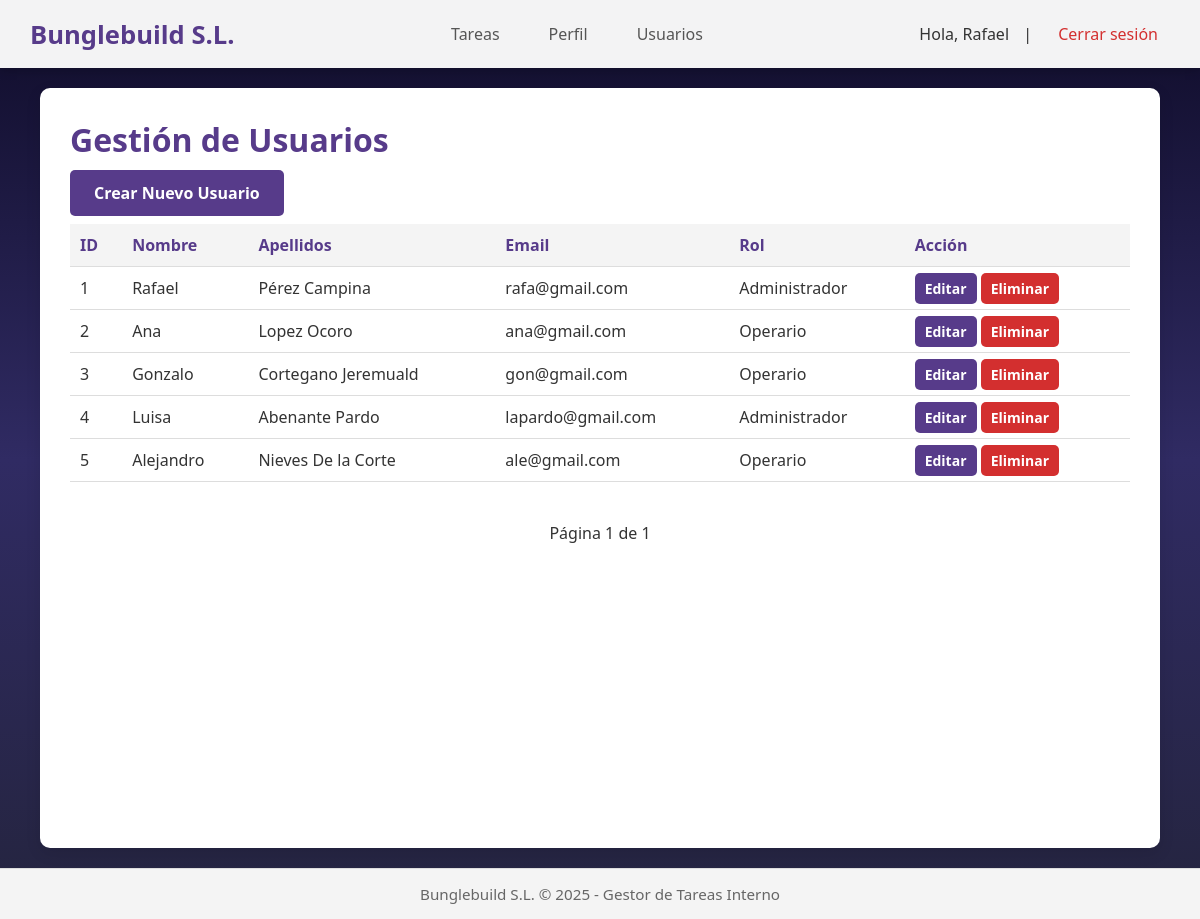
Page /public/usuarios (signed in) on the committed database.
### tables this page shows
CREATE TABLE `usuario` (
  `user_id` int(11) NOT NULL,
  `user_name` varchar(255) NOT NULL,
  `user_surname` varchar(255) NOT NULL,
  `user_email` varchar(255) NOT NULL,
  `user_password` varchar(255) NOT NULL,
  `role` enum('admin','operario') NOT NULL DEFAULT 'operario',
  `remember_token` varchar(100) DEFAULT NULL,
  `created_at` timestamp NULL DEFAULT NULL,
  `updated_at` timestamp NULL DEFAULT NULL
);

### app/controllers/UsuarioController.php (called while the page is built, shortened)
<?php
class UsuarioController
{
    public function listarUsuarios()
    {
        $pagina = (int) ($_GET['pagina'] ?? 1);
        $pagina = max(1, $pagina);
        $porPagina = 10;
        $pdo = Database::getInstance()->getConnection();
        $countStmt = $pdo->query("SELECT COUNT(*) FROM usuario");
        $totalUsuarios = (int) $countStmt->fetchColumn();
        $totalPaginas = max(1, ceil($totalUsuarios / $porPagina));
        $offset = ($pagina - 1) * $porPagina;
        $stmt = $pdo->prepare("SELECT * FROM usuario ORDER BY user_id LIMIT :limit OFFSET :offset");
        $stmt->bindValue(':limit', $porPagina, PDO::PARAM_INT);
        $stmt->bindValue(':offset', $offset, PDO::PARAM_INT);
        $stmt->execute();
        $usuarios = $stmt->fetchAll();
        include __DIR__ . '/../views/pages/usuarios.php';
        include __DIR__ . '/../views/layouts/main.php';
    }
}
?>

### app/views/pages/usuarios.php (the view, shortened to what this page needs)
<h1>Gestión de Usuarios</h1>
<a href="<?= BASE_PATH ?>/usuarios/crear" class="btn">Crear Nuevo Usuario</a>
<?php if (empty($usuarios)): ?>
    <p>No hay usuarios registrados.</p>
<?php else: ?>
    <div class="tabla-contenedor">
        <table class="tabla-tareas">
            <thead>
                <tr>
                    <th>ID</th>
                    <th>Nombre</th>
                    <th>Apellidos</th>
                    <th>Email</th>
                    <th>Rol</th>
                    <th>Acción</th>
                </tr>
            </thead>
            <tbody>
                <?php foreach ($usuarios as $u): ?>
                    <tr>
                        <td><?= (int)$u['user_id'] ?></td>
                        <td><?= htmlspecialchars($u['user_name']) ?></td>
                        <td><?= htmlspecialchars($u['user_surname']) ?></td>
                        <td><?= htmlspecialchars($u['user_email']) ?></td>
                        <td>
                            <?php
                            $rol = match($u['role']) {
                                'admin' => 'Administrador',
                                'operario' => 'Operario',
                                default => htmlspecialchars($u['role'])
                            };
                            echo $rol;
                            ?>
                        </td>
                        <td>
                            <a href="<?= BASE_PATH ?>/usuarios/editar/<?= (int)$u['user_id'] ?>" class="btn btn-small">Editar</a>
                            <a href="<?= BASE_PATH ?>/usuarios/eliminar/<?= (int)$u['user_id'] ?>" class="btn btn-small btn-danger">Eliminar</a>
                        </td>
                    </tr>
                <?php endforeach; ?>
            </tbody>
        </table>
    </div>
    <div class="paginacion">
        <span>Página <?= $pagina ?> de <?= $totalPaginas ?></span>
    </div>
<?php endif; ?>

### assets/css/main.css (style rules this page uses)
body { margin: 0; padding: 0; font-family: 'Segoe UI', Tahoma, Geneva, Verdana, sans-serif; background: linear-gradient(to bottom, #0f0c29, #302b63, #24243e); color: #333; }
.content h1 { color: #573b8a; margin-top: 0; }
button, .btn { padding: 12px 24px; background: #573b8a; color: white; text-decoration: none; border: none; border-radius: 5px; font-size: 16px; font-weight: bold; cursor: pointer; transition: background 0.2s ease; }
.tabla-contenedor { width: 100%; overflow-x: auto; -webkit-overflow-scrolling: touch; margin-top: 20px; }
.tabla-tareas { width: 100%; min-width: 800px; border-collapse: collapse; margin-bottom: 20px; }
.tabla-tareas th, .tabla-tareas td { padding: 10px; text-align: left; border-bottom: 1px solid #ddd; white-space: nowrap; }
.tabla-tareas th { background-color: #f4f4f4; color: #573b8a; }
.paginacion { margin-top: 20px; text-align: center; display: flex; justify-content: center; align-items: center; gap: 10px; flex-wrap: wrap; }
.btn-small { padding: 6px 10px; font-size: 14px; }
.btn-danger { background: #d32f2f; }

### rows in the picture
usuario: user_id "1", user_name "Rafael", user_surname "Pérez Campina", user_email "rafa@gmail.com", role "Administrador"
usuario: user_id "2", user_name "Ana", user_surname "Lopez Ocoro", user_email "ana@gmail.com", role "Operario"
usuario: user_id "3", user_name "Gonzalo", user_surname "Cortegano Jeremuald", user_email "gon@gmail.com", role "Operario"
usuario: user_id "4", user_name "Luisa", user_surname "Abenante Pardo", user_email "lapardo@gmail.com", role "Administrador"
usuario: user_id "5", user_name "Alejandro", user_surname "Nieves De la Corte", user_email "ale@gmail.com", role "Operario"

### other values in the picture
$_SESSION['user_name'] "Rafael"
$pagina "1"
$totalPaginas "1"
